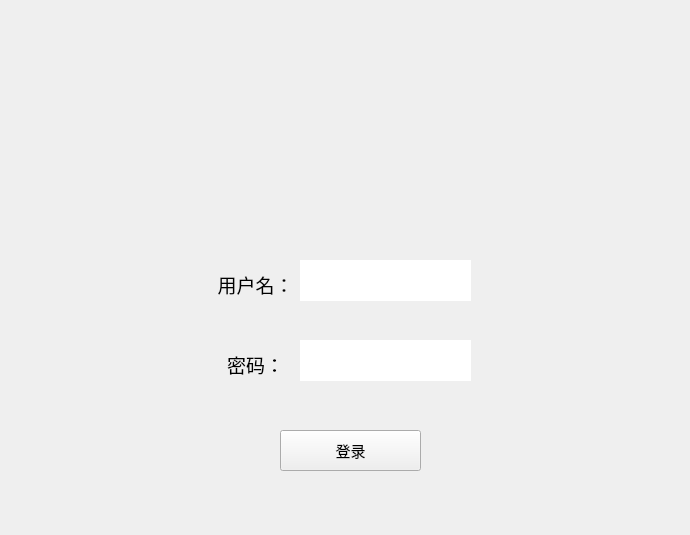
<?xml version="1.0" encoding="UTF-8"?>
<ui version="4.0">
 <class>login</class>
 <widget class="QWidget" name="login">
  <property name="geometry">
   <rect>
    <x>0</x>
    <y>0</y>
    <width>690</width>
    <height>535</height>
   </rect>
  </property>
  <property name="windowTitle">
   <string>Form</string>
  </property>
  <widget class="QLabel" name="label">
   <property name="geometry">
    <rect>
     <x>270</x>
     <y>50</y>
     <width>150</width>
     <height>150</height>
    </rect>
   </property>
   <property name="text">
    <string>&lt;html&gt;&lt;head/&gt;&lt;body&gt;&lt;p&gt;&lt;img src=&quot;:/.001/Resources/004/login.png&quot; height=&quot;150&quot; width=&quot;150&quot;/&gt;&lt;/p&gt;&lt;/body&gt;&lt;/html&gt;</string>
   </property>
  </widget>
  <widget class="QLabel" name="label_2">
   <property name="geometry">
    <rect>
     <x>150</x>
     <y>260</y>
     <width>50</width>
     <height>50</height>
    </rect>
   </property>
   <property name="text">
    <string>&lt;html&gt;&lt;head/&gt;&lt;body&gt;&lt;p align=&quot;center&quot;&gt;&lt;img src=&quot;:/.001/Resources/004/name.png&quot; width=&quot;50&quot; height=&quot;50&quot;/&gt;&lt;/p&gt;&lt;/body&gt;&lt;/html&gt;</string>
   </property>
  </widget>
  <widget class="QLabel" name="label_3">
   <property name="geometry">
    <rect>
     <x>210</x>
     <y>260</y>
     <width>91</width>
     <height>50</height>
    </rect>
   </property>
   <property name="text">
    <string>&lt;html&gt;&lt;head/&gt;&lt;body&gt;&lt;p align=&quot;center&quot;&gt;&lt;span style=&quot; font-size:14pt;&quot;&gt;用户名：&lt;/span&gt;&lt;/p&gt;&lt;/body&gt;&lt;/html&gt;</string>
   </property>
   <property name="scaledContents">
    <bool>false</bool>
   </property>
  </widget>
  <widget class="QTextEdit" name="textEdit">
   <property name="geometry">
    <rect>
     <x>300</x>
     <y>260</y>
     <width>171</width>
     <height>41</height>
    </rect>
   </property>
   <property name="sizePolicy">
    <sizepolicy hsizetype="Fixed" vsizetype="Fixed">
     <horstretch>0</horstretch>
     <verstretch>0</verstretch>
    </sizepolicy>
   </property>
   <property name="font">
    <font>
     <pointsize>16</pointsize>
     <underline>false</underline>
    </font>
   </property>
   <property name="frameShape">
    <enum>QFrame::NoFrame</enum>
   </property>
   <property name="frameShadow">
    <enum>QFrame::Plain</enum>
   </property>
   <property name="autoFormatting">
    <set>QTextEdit::AutoAll</set>
   </property>
  </widget>
  <widget class="QLabel" name="label_4">
   <property name="geometry">
    <rect>
     <x>210</x>
     <y>340</y>
     <width>91</width>
     <height>50</height>
    </rect>
   </property>
   <property name="text">
    <string>&lt;html&gt;&lt;head/&gt;&lt;body&gt;&lt;p align=&quot;center&quot;&gt;&lt;span style=&quot; font-size:14pt;&quot;&gt;密码：&lt;/span&gt;&lt;/p&gt;&lt;/body&gt;&lt;/html&gt;</string>
   </property>
   <property name="scaledContents">
    <bool>false</bool>
   </property>
  </widget>
  <widget class="QLabel" name="label_5">
   <property name="geometry">
    <rect>
     <x>150</x>
     <y>340</y>
     <width>50</width>
     <height>50</height>
    </rect>
   </property>
   <property name="text">
    <string>&lt;html&gt;&lt;head/&gt;&lt;body&gt;&lt;p&gt;&lt;img src=&quot;:/.001/Resources/004/key.png&quot; height=&quot;50&quot; width=&quot;50&quot;/&gt;&lt;/p&gt;&lt;/body&gt;&lt;/html&gt;</string>
   </property>
  </widget>
  <widget class="QTextEdit" name="textEdit_2">
   <property name="geometry">
    <rect>
     <x>300</x>
     <y>340</y>
     <width>171</width>
     <height>41</height>
    </rect>
   </property>
   <property name="sizePolicy">
    <sizepolicy hsizetype="Fixed" vsizetype="Fixed">
     <horstretch>0</horstretch>
     <verstretch>0</verstretch>
    </sizepolicy>
   </property>
   <property name="font">
    <font>
     <pointsize>16</pointsize>
     <underline>false</underline>
    </font>
   </property>
   <property name="frameShape">
    <enum>QFrame::NoFrame</enum>
   </property>
   <property name="frameShadow">
    <enum>QFrame::Plain</enum>
   </property>
   <property name="autoFormatting">
    <set>QTextEdit::AutoAll</set>
   </property>
  </widget>
  <widget class="QPushButton" name="pushButton">
   <property name="geometry">
    <rect>
     <x>280</x>
     <y>430</y>
     <width>141</width>
     <height>41</height>
    </rect>
   </property>
   <property name="font">
    <font>
     <pointsize>11</pointsize>
    </font>
   </property>
   <property name="text">
    <string>登录</string>
   </property>
  </widget>
 </widget>
 <resources/>
 <connections/>
</ui>
